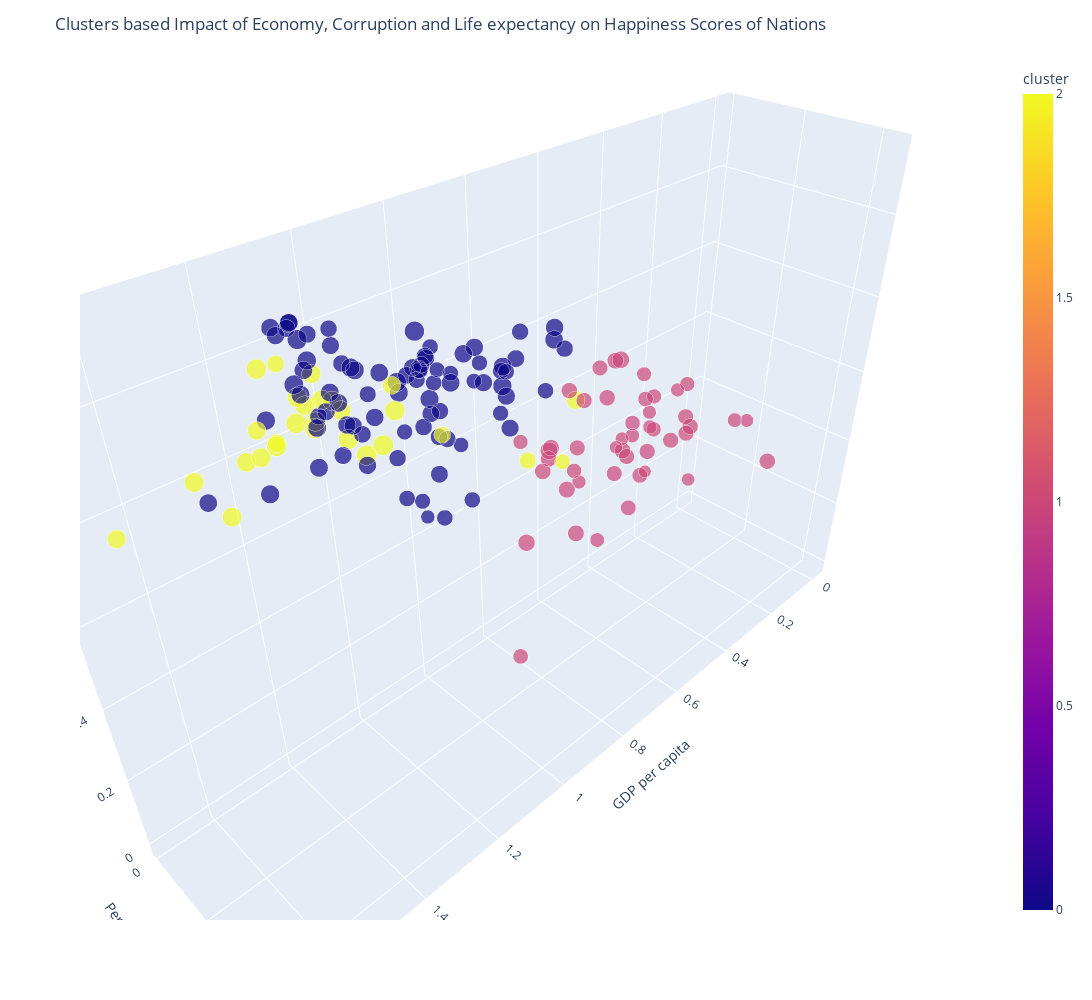

The cell this chart's notebook holds for it:
### Code cell
# Plotting 3D Clusters based Impact of Economy, Corruption and Life expectancy on Happiness Scores of Nations
fig = go.Figure(data=px.scatter_3d(happy_df_cluster, x='GDP per capita', y='Perceptions of corruption', z='Healthy life expectancy', size='Score', color='cluster'))
fig.update_layout(height=1000, width=1400,
                  title='Clusters based Impact of Economy, Corruption and Life expectancy on Happiness Scores of Nations')

fig.show()

### Figure 1 — Plotly figure (JSON) as saved in the notebook; plotly's stock layout.template omitted (floating-point values rounded to 4 significant figures; data arrays with more than 128 entries replaced by an {"elided": "..."} marker saying what was removed)
{"data": [{"hovertemplate": "GDP per capita=%{x}<br>Perceptions of corruption=%{y}<br>Healthy life expectancy=%{z}<br>Score=%{marker.size}<br>cluster=%{marker.color}<extra></extra>", "legendgroup": "", "marker": {"color": {"elided": "156 int values"}, "coloraxis": "coloraxis", "size": {"elided": "156 float values"}, "sizemode": "area", "sizeref": 0.01942, "symbol": "circle"}, "mode": "markers", "name": "", "scene": "scene", "showlegend": false, "type": "scatter3d", "x": {"elided": "156 float values"}, "y": {"elided": "156 float values"}, "z": {"elided": "156 float values"}}], "layout": {"coloraxis": {"colorbar": {"title": {"text": "cluster"}}, "colorscale": [[0, "#0d0887"], [0.1111, "#46039f"], [0.2222, "#7201a8"], [0.3333, "#9c179e"], [0.4444, "#bd3786"], [0.5556, "#d8576b"], [0.6667, "#ed7953"], [0.7778, "#fb9f3a"], [0.8889, "#fdca26"], [1, "#f0f921"]]}, "height": 1000, "legend": {"itemsizing": "constant", "tracegroupgap": 0}, "margin": {"t": 60}, "scene": {"domain": {"x": [0, 1], "y": [0, 1]}, "xaxis": {"title": {"text": "GDP per capita"}}, "yaxis": {"title": {"text": "Perceptions of corruption"}}, "zaxis": {"title": {"text": "Healthy life expectancy"}}}, "title": {"text": "Clusters based Impact of Economy, Corruption and Life expectancy on Happiness Scores of Nations"}, "width": 1400}}
